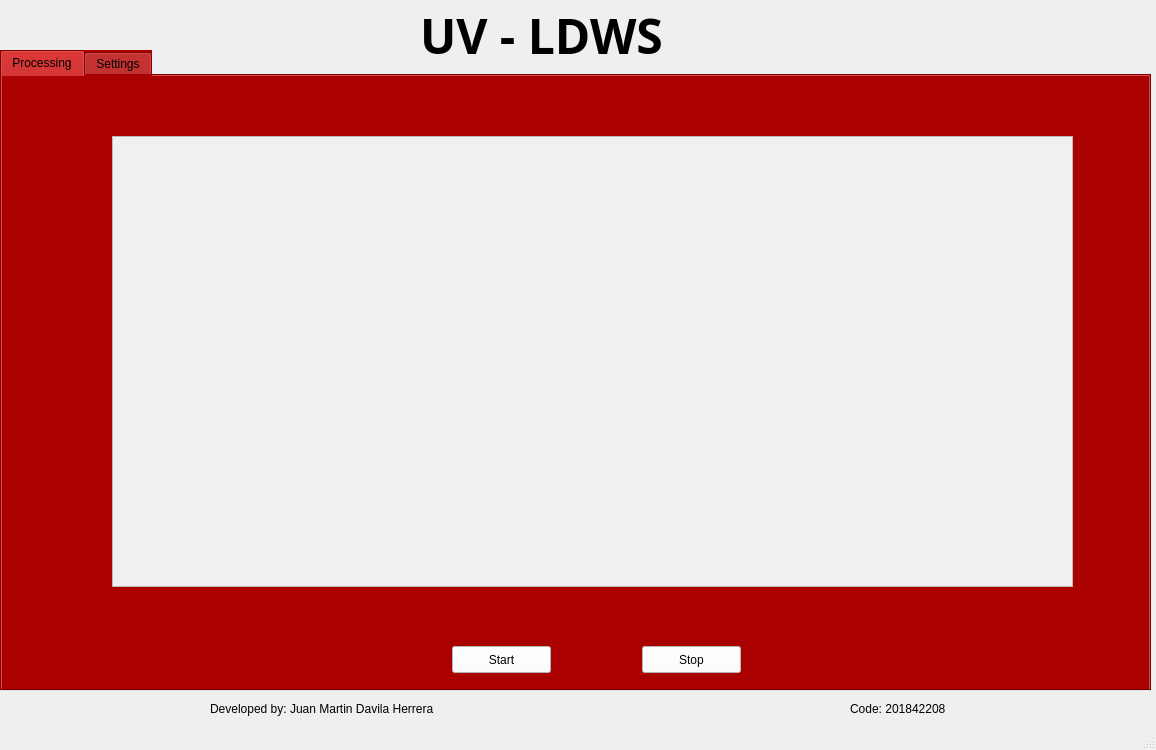
<?xml version="1.0" encoding="UTF-8"?>
<ui version="4.0">
 <class>MainWindow</class>
 <widget class="QMainWindow" name="MainWindow">
  <property name="geometry">
   <rect>
    <x>0</x>
    <y>0</y>
    <width>1156</width>
    <height>750</height>
   </rect>
  </property>
  <property name="windowTitle">
   <string>MainWindow</string>
  </property>
  <widget class="QWidget" name="centralwidget">
   <widget class="QLabel" name="label">
    <property name="geometry">
     <rect>
      <x>420</x>
      <y>10</y>
      <width>271</width>
      <height>51</height>
     </rect>
    </property>
    <property name="font">
     <font>
      <family>Loma</family>
      <pointsize>36</pointsize>
      <weight>75</weight>
      <bold>true</bold>
     </font>
    </property>
    <property name="text">
     <string>UV - LDWS</string>
    </property>
   </widget>
   <widget class="QTabWidget" name="tabWidget">
    <property name="geometry">
     <rect>
      <x>0</x>
      <y>50</y>
      <width>1151</width>
      <height>641</height>
     </rect>
    </property>
    <property name="styleSheet">
     <string notr="true">background-color: rgb(170, 0, 0);</string>
    </property>
    <property name="currentIndex">
     <number>0</number>
    </property>
    <widget class="QWidget" name="mainTab">
     <attribute name="title">
      <string>Processing</string>
     </attribute>
     <widget class="QPushButton" name="startButton">
      <property name="geometry">
       <rect>
        <x>450</x>
        <y>570</y>
        <width>99</width>
        <height>27</height>
       </rect>
      </property>
      <property name="styleSheet">
       <string notr="true">QPushButton:hover{
background-color: green;
}

QPushButton{
background-color: white;
}</string>
      </property>
      <property name="text">
       <string>Start</string>
      </property>
     </widget>
     <widget class="QPushButton" name="stopButton">
      <property name="geometry">
       <rect>
        <x>640</x>
        <y>570</y>
        <width>99</width>
        <height>27</height>
       </rect>
      </property>
      <property name="styleSheet">
       <string notr="true">QPushButton:hover{
background-color: red;
}

QPushButton{
background-color: white;
}</string>
      </property>
      <property name="text">
       <string>Stop</string>
      </property>
     </widget>
     <widget class="QGraphicsView" name="graphicsView">
      <property name="geometry">
       <rect>
        <x>110</x>
        <y>60</y>
        <width>961</width>
        <height>451</height>
       </rect>
      </property>
      <property name="styleSheet">
       <string notr="true">background-color: rgb(240, 240, 240);</string>
      </property>
     </widget>
    </widget>
    <widget class="QWidget" name="setTab">
     <attribute name="title">
      <string>Settings</string>
     </attribute>
     <widget class="QFrame" name="dataAcq">
      <property name="geometry">
       <rect>
        <x>10</x>
        <y>10</y>
        <width>531</width>
        <height>291</height>
       </rect>
      </property>
      <property name="styleSheet">
       <string notr="true">
background-color: rgb(240, 240, 240);</string>
      </property>
      <property name="frameShape">
       <enum>QFrame::StyledPanel</enum>
      </property>
      <property name="frameShadow">
       <enum>QFrame::Raised</enum>
      </property>
      <widget class="QLabel" name="label_4">
       <property name="geometry">
        <rect>
         <x>180</x>
         <y>10</y>
         <width>151</width>
         <height>21</height>
        </rect>
       </property>
       <property name="font">
        <font>
         <pointsize>14</pointsize>
         <weight>75</weight>
         <bold>true</bold>
        </font>
       </property>
       <property name="text">
        <string>Data acquisition</string>
       </property>
      </widget>
      <widget class="QRadioButton" name="camButton">
       <property name="geometry">
        <rect>
         <x>200</x>
         <y>50</y>
         <width>81</width>
         <height>22</height>
        </rect>
       </property>
       <property name="text">
        <string>Camera</string>
       </property>
      </widget>
      <widget class="QRadioButton" name="picButton">
       <property name="geometry">
        <rect>
         <x>40</x>
         <y>120</y>
         <width>81</width>
         <height>22</height>
        </rect>
       </property>
       <property name="text">
        <string>Picture</string>
       </property>
      </widget>
      <widget class="QRadioButton" name="vidButton">
       <property name="geometry">
        <rect>
         <x>40</x>
         <y>190</y>
         <width>81</width>
         <height>22</height>
        </rect>
       </property>
       <property name="text">
        <string>Video</string>
       </property>
      </widget>
      <widget class="QLineEdit" name="picEdit">
       <property name="geometry">
        <rect>
         <x>130</x>
         <y>120</y>
         <width>261</width>
         <height>27</height>
        </rect>
       </property>
       <property name="text">
        <string/>
       </property>
       <property name="placeholderText">
        <string>Path...</string>
       </property>
      </widget>
      <widget class="QLineEdit" name="vidEdit">
       <property name="geometry">
        <rect>
         <x>130</x>
         <y>190</y>
         <width>261</width>
         <height>27</height>
        </rect>
       </property>
       <property name="text">
        <string/>
       </property>
       <property name="placeholderText">
        <string>Path...</string>
       </property>
      </widget>
      <widget class="QPushButton" name="picBrowse">
       <property name="geometry">
        <rect>
         <x>420</x>
         <y>110</y>
         <width>41</width>
         <height>41</height>
        </rect>
       </property>
       <property name="styleSheet">
        <string notr="true">QPushButton:hover{
background-color: blue;
}</string>
       </property>
       <property name="text">
        <string/>
       </property>
       <property name="icon">
        <iconset>
         <normaloff>Imágenes/browseIcone.png</normaloff>Imágenes/browseIcone.png</iconset>
       </property>
       <property name="iconSize">
        <size>
         <width>32</width>
         <height>32</height>
        </size>
       </property>
      </widget>
      <widget class="QPushButton" name="vidBrowse">
       <property name="geometry">
        <rect>
         <x>420</x>
         <y>180</y>
         <width>41</width>
         <height>41</height>
        </rect>
       </property>
       <property name="styleSheet">
        <string notr="true">QPushButton:hover{
background-color: blue;
}</string>
       </property>
       <property name="text">
        <string/>
       </property>
       <property name="icon">
        <iconset>
         <normaloff>Imágenes/browseIcone.png</normaloff>Imágenes/browseIcone.png</iconset>
       </property>
       <property name="iconSize">
        <size>
         <width>32</width>
         <height>32</height>
        </size>
       </property>
      </widget>
     </widget>
     <widget class="QFrame" name="alertSet">
      <property name="geometry">
       <rect>
        <x>590</x>
        <y>10</y>
        <width>531</width>
        <height>291</height>
       </rect>
      </property>
      <property name="styleSheet">
       <string notr="true">background-color: rgb(240, 240, 240);</string>
      </property>
      <property name="frameShape">
       <enum>QFrame::StyledPanel</enum>
      </property>
      <property name="frameShadow">
       <enum>QFrame::Raised</enum>
      </property>
      <widget class="QLabel" name="alertLabel">
       <property name="geometry">
        <rect>
         <x>210</x>
         <y>10</y>
         <width>131</width>
         <height>21</height>
        </rect>
       </property>
       <property name="font">
        <font>
         <pointsize>14</pointsize>
         <weight>75</weight>
         <bold>true</bold>
        </font>
       </property>
       <property name="text">
        <string>Alert settings</string>
       </property>
      </widget>
      <widget class="QCheckBox" name="visualBox">
       <property name="geometry">
        <rect>
         <x>210</x>
         <y>61</y>
         <width>171</width>
         <height>61</height>
        </rect>
       </property>
       <property name="text">
        <string/>
       </property>
       <property name="icon">
        <iconset>
         <normaloff>Imágenes/visionOFF.svg</normaloff>
         <normalon>Imágenes/visionON.svg</normalon>
         <disabledon>Imágenes/visionON.svg</disabledon>
         <activeon>Imágenes/visionON.svg</activeon>
         <selectedon>Imágenes/visionON.svg</selectedon>Imágenes/visionOFF.svg</iconset>
       </property>
       <property name="iconSize">
        <size>
         <width>64</width>
         <height>64</height>
        </size>
       </property>
       <property name="checked">
        <bool>false</bool>
       </property>
       <property name="tristate">
        <bool>false</bool>
       </property>
      </widget>
      <widget class="QCheckBox" name="soundBox">
       <property name="geometry">
        <rect>
         <x>210</x>
         <y>180</y>
         <width>111</width>
         <height>81</height>
        </rect>
       </property>
       <property name="icon">
        <iconset>
         <normaloff>Imágenes/soundOFF.svg</normaloff>Imágenes/soundOFF.svg</iconset>
       </property>
       <property name="iconSize">
        <size>
         <width>64</width>
         <height>64</height>
        </size>
       </property>
      </widget>
     </widget>
     <widget class="QFrame" name="senSet">
      <property name="geometry">
       <rect>
        <x>10</x>
        <y>310</y>
        <width>531</width>
        <height>241</height>
       </rect>
      </property>
      <property name="styleSheet">
       <string notr="true">background-color: rgb(240, 240, 240);</string>
      </property>
      <property name="frameShape">
       <enum>QFrame::StyledPanel</enum>
      </property>
      <property name="frameShadow">
       <enum>QFrame::Raised</enum>
      </property>
      <widget class="QLabel" name="senSetLabel">
       <property name="geometry">
        <rect>
         <x>180</x>
         <y>20</y>
         <width>181</width>
         <height>21</height>
        </rect>
       </property>
       <property name="font">
        <font>
         <pointsize>14</pointsize>
         <weight>75</weight>
         <bold>true</bold>
        </font>
       </property>
       <property name="text">
        <string>Sensibility settings</string>
       </property>
      </widget>
      <widget class="QComboBox" name="visualSenList">
       <property name="geometry">
        <rect>
         <x>310</x>
         <y>70</y>
         <width>51</width>
         <height>27</height>
        </rect>
       </property>
       <property name="styleSheet">
        <string notr="true">QPushButton:hover{
background-color: blue;
}

QPushButton{
background-color: white;
}</string>
       </property>
       <item>
        <property name="text">
         <string>1</string>
        </property>
       </item>
       <item>
        <property name="text">
         <string>2</string>
        </property>
       </item>
       <item>
        <property name="text">
         <string>3</string>
        </property>
       </item>
      </widget>
      <widget class="QLabel" name="visualSenLabel">
       <property name="geometry">
        <rect>
         <x>90</x>
         <y>76</y>
         <width>181</width>
         <height>21</height>
        </rect>
       </property>
       <property name="font">
        <font>
         <pointsize>12</pointsize>
         <weight>50</weight>
         <italic>false</italic>
         <bold>false</bold>
        </font>
       </property>
       <property name="text">
        <string>Visual alert sensibility:</string>
       </property>
      </widget>
      <widget class="QComboBox" name="soundSenList">
       <property name="geometry">
        <rect>
         <x>310</x>
         <y>130</y>
         <width>51</width>
         <height>27</height>
        </rect>
       </property>
       <property name="styleSheet">
        <string notr="true">QPushButton:hover{
background-color: blue;
}

QPushButton{
background-color: white;
}</string>
       </property>
       <property name="insertPolicy">
        <enum>QComboBox::InsertAtBottom</enum>
       </property>
       <item>
        <property name="text">
         <string>1</string>
        </property>
       </item>
       <item>
        <property name="text">
         <string>2</string>
        </property>
       </item>
       <item>
        <property name="text">
         <string>3</string>
        </property>
       </item>
      </widget>
      <widget class="QLabel" name="soundSenLabel">
       <property name="geometry">
        <rect>
         <x>90</x>
         <y>136</y>
         <width>181</width>
         <height>21</height>
        </rect>
       </property>
       <property name="font">
        <font>
         <pointsize>12</pointsize>
         <weight>50</weight>
         <italic>false</italic>
         <bold>false</bold>
        </font>
       </property>
       <property name="text">
        <string>Sound alert sensibility:</string>
       </property>
      </widget>
     </widget>
     <widget class="QFrame" name="camCalSet">
      <property name="geometry">
       <rect>
        <x>590</x>
        <y>310</y>
        <width>531</width>
        <height>241</height>
       </rect>
      </property>
      <property name="styleSheet">
       <string notr="true">
background-color: rgb(255, 255, 255);</string>
      </property>
      <property name="frameShape">
       <enum>QFrame::StyledPanel</enum>
      </property>
      <property name="frameShadow">
       <enum>QFrame::Raised</enum>
      </property>
      <widget class="QLabel" name="camCalLabel">
       <property name="geometry">
        <rect>
         <x>200</x>
         <y>20</y>
         <width>181</width>
         <height>21</height>
        </rect>
       </property>
       <property name="font">
        <font>
         <pointsize>14</pointsize>
         <weight>75</weight>
         <bold>true</bold>
        </font>
       </property>
       <property name="text">
        <string>Camera calibration</string>
       </property>
      </widget>
      <widget class="QLabel" name="focalLabel">
       <property name="geometry">
        <rect>
         <x>70</x>
         <y>80</y>
         <width>101</width>
         <height>21</height>
        </rect>
       </property>
       <property name="font">
        <font>
         <pointsize>12</pointsize>
         <weight>50</weight>
         <italic>false</italic>
         <bold>false</bold>
        </font>
       </property>
       <property name="text">
        <string>Focal length:</string>
       </property>
      </widget>
      <widget class="QLineEdit" name="focalEdit">
       <property name="geometry">
        <rect>
         <x>180</x>
         <y>80</y>
         <width>101</width>
         <height>27</height>
        </rect>
       </property>
       <property name="text">
        <string/>
       </property>
       <property name="placeholderText">
        <string>in mm</string>
       </property>
      </widget>
      <widget class="QLineEdit" name="icpEdit">
       <property name="geometry">
        <rect>
         <x>190</x>
         <y>140</y>
         <width>101</width>
         <height>27</height>
        </rect>
       </property>
       <property name="text">
        <string/>
       </property>
       <property name="placeholderText">
        <string>x, y pixels</string>
       </property>
      </widget>
      <widget class="QLabel" name="icpLabel">
       <property name="geometry">
        <rect>
         <x>30</x>
         <y>140</y>
         <width>141</width>
         <height>21</height>
        </rect>
       </property>
       <property name="font">
        <font>
         <pointsize>12</pointsize>
         <weight>50</weight>
         <italic>false</italic>
         <bold>false</bold>
        </font>
       </property>
       <property name="text">
        <string>Image center point:</string>
       </property>
      </widget>
      <widget class="QLineEdit" name="epsLine">
       <property name="geometry">
        <rect>
         <x>180</x>
         <y>200</y>
         <width>111</width>
         <height>27</height>
        </rect>
       </property>
       <property name="text">
        <string/>
       </property>
       <property name="placeholderText">
        <string>in megapixels</string>
       </property>
      </widget>
      <widget class="QLabel" name="epsLabel">
       <property name="geometry">
        <rect>
         <x>30</x>
         <y>200</y>
         <width>131</width>
         <height>21</height>
        </rect>
       </property>
       <property name="font">
        <font>
         <pointsize>12</pointsize>
         <weight>50</weight>
         <italic>false</italic>
         <bold>false</bold>
        </font>
       </property>
       <property name="text">
        <string>Efective pixel size:</string>
       </property>
      </widget>
      <widget class="QLabel" name="radialLabel">
       <property name="geometry">
        <rect>
         <x>360</x>
         <y>50</y>
         <width>131</width>
         <height>21</height>
        </rect>
       </property>
       <property name="font">
        <font>
         <pointsize>12</pointsize>
         <weight>50</weight>
         <italic>false</italic>
         <bold>false</bold>
        </font>
       </property>
       <property name="text">
        <string>Radial distortion:</string>
       </property>
      </widget>
      <widget class="QLineEdit" name="k1Edit">
       <property name="geometry">
        <rect>
         <x>380</x>
         <y>80</y>
         <width>71</width>
         <height>27</height>
        </rect>
       </property>
       <property name="font">
        <font>
         <underline>false</underline>
         <strikeout>false</strikeout>
         <kerning>true</kerning>
        </font>
       </property>
       <property name="text">
        <string/>
       </property>
       <property name="alignment">
        <set>Qt::AlignCenter</set>
       </property>
       <property name="placeholderText">
        <string>k1</string>
       </property>
      </widget>
      <widget class="QLineEdit" name="k2Edit">
       <property name="geometry">
        <rect>
         <x>380</x>
         <y>110</y>
         <width>71</width>
         <height>27</height>
        </rect>
       </property>
       <property name="font">
        <font>
         <underline>false</underline>
         <strikeout>false</strikeout>
         <kerning>true</kerning>
        </font>
       </property>
       <property name="text">
        <string/>
       </property>
       <property name="alignment">
        <set>Qt::AlignCenter</set>
       </property>
       <property name="placeholderText">
        <string>k2</string>
       </property>
      </widget>
      <widget class="QLineEdit" name="k3Edit">
       <property name="geometry">
        <rect>
         <x>380</x>
         <y>140</y>
         <width>71</width>
         <height>27</height>
        </rect>
       </property>
       <property name="font">
        <font>
         <underline>false</underline>
         <strikeout>false</strikeout>
         <kerning>true</kerning>
        </font>
       </property>
       <property name="text">
        <string/>
       </property>
       <property name="alignment">
        <set>Qt::AlignCenter</set>
       </property>
       <property name="placeholderText">
        <string>k3</string>
       </property>
      </widget>
      <widget class="QLineEdit" name="k4Edit">
       <property name="geometry">
        <rect>
         <x>380</x>
         <y>170</y>
         <width>71</width>
         <height>27</height>
        </rect>
       </property>
       <property name="font">
        <font>
         <underline>false</underline>
         <strikeout>false</strikeout>
         <kerning>true</kerning>
        </font>
       </property>
       <property name="text">
        <string/>
       </property>
       <property name="alignment">
        <set>Qt::AlignCenter</set>
       </property>
       <property name="placeholderText">
        <string>k4</string>
       </property>
      </widget>
      <widget class="QLineEdit" name="k5Edit">
       <property name="geometry">
        <rect>
         <x>380</x>
         <y>200</y>
         <width>71</width>
         <height>27</height>
        </rect>
       </property>
       <property name="font">
        <font>
         <underline>false</underline>
         <strikeout>false</strikeout>
         <kerning>true</kerning>
        </font>
       </property>
       <property name="text">
        <string/>
       </property>
       <property name="alignment">
        <set>Qt::AlignCenter</set>
       </property>
       <property name="placeholderText">
        <string>k5</string>
       </property>
       <property name="cursorMoveStyle">
        <enum>Qt::VisualMoveStyle</enum>
       </property>
      </widget>
     </widget>
     <widget class="QPushButton" name="applyButton">
      <property name="geometry">
       <rect>
        <x>440</x>
        <y>560</y>
        <width>99</width>
        <height>27</height>
       </rect>
      </property>
      <property name="styleSheet">
       <string notr="true">QPushButton:hover{
background-color: green;
}

QPushButton{
background-color: white;
}</string>
      </property>
      <property name="text">
       <string>Apply</string>
      </property>
     </widget>
     <widget class="QPushButton" name="cancelButton">
      <property name="geometry">
       <rect>
        <x>590</x>
        <y>560</y>
        <width>99</width>
        <height>27</height>
       </rect>
      </property>
      <property name="styleSheet">
       <string notr="true">QPushButton:hover{
background-color: red;
}

QPushButton{
background-color: white;
}</string>
      </property>
      <property name="text">
       <string>Cancel</string>
      </property>
     </widget>
    </widget>
   </widget>
   <widget class="QLabel" name="label_2">
    <property name="geometry">
     <rect>
      <x>210</x>
      <y>700</y>
      <width>291</width>
      <height>17</height>
     </rect>
    </property>
    <property name="text">
     <string>Developed by: Juan Martin Davila Herrera</string>
    </property>
   </widget>
   <widget class="QLabel" name="label_3">
    <property name="geometry">
     <rect>
      <x>850</x>
      <y>700</y>
      <width>121</width>
      <height>17</height>
     </rect>
    </property>
    <property name="text">
     <string>Code: 201842208</string>
    </property>
   </widget>
   <widget class="QLabel" name="label_5">
    <property name="geometry">
     <rect>
      <x>990</x>
      <y>10</y>
      <width>41</width>
      <height>61</height>
     </rect>
    </property>
    <property name="text">
     <string/>
    </property>
    <property name="pixmap">
     <pixmap>Imágenes/Univalle.svg</pixmap>
    </property>
    <property name="scaledContents">
     <bool>true</bool>
    </property>
   </widget>
   <widget class="QLabel" name="label_6">
    <property name="geometry">
     <rect>
      <x>1056</x>
      <y>20</y>
      <width>81</width>
      <height>41</height>
     </rect>
    </property>
    <property name="text">
     <string/>
    </property>
    <property name="pixmap">
     <pixmap>Imágenes/psi.png</pixmap>
    </property>
    <property name="scaledContents">
     <bool>true</bool>
    </property>
   </widget>
   <widget class="QLabel" name="label_7">
    <property name="geometry">
     <rect>
      <x>336</x>
      <y>10</y>
      <width>61</width>
      <height>61</height>
     </rect>
    </property>
    <property name="text">
     <string/>
    </property>
    <property name="pixmap">
     <pixmap>Imágenes/logo.svg</pixmap>
    </property>
    <property name="scaledContents">
     <bool>true</bool>
    </property>
   </widget>
  </widget>
  <widget class="QStatusBar" name="statusbar"/>
 </widget>
 <resources/>
 <connections/>
</ui>
